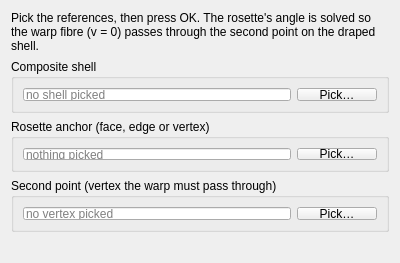
<?xml version="1.0" encoding="UTF-8"?>
<ui version="4.0">
 <class>AlignFibreRosette</class>
 <widget class="QWidget" name="AlignFibreRosette">
  <property name="geometry">
   <rect>
    <x>0</x>
    <y>0</y>
    <width>400</width>
    <height>240</height>
   </rect>
  </property>
  <property name="windowTitle">
   <string>Align Fibre Rosette</string>
  </property>
  <layout class="QVBoxLayout" name="verticalLayout">
   <item>
    <widget class="QLabel" name="lbl_instructions">
     <property name="text">
      <string>Pick the references, then press OK. The rosette's angle is solved so the warp fibre (v = 0) passes through the second point on the draped shell.</string>
     </property>
     <property name="wordWrap">
      <bool>true</bool>
     </property>
    </widget>
   </item>
   <item>
    <widget class="QGroupBox" name="grp_shell">
     <property name="title">
      <string>Composite shell</string>
     </property>
     <layout class="QGridLayout" name="grid_shell">
      <item row="0" column="0">
       <widget class="QLineEdit" name="edt_shell">
        <property name="readOnly">
         <bool>true</bool>
        </property>
        <property name="placeholderText">
         <string>no shell picked</string>
        </property>
       </widget>
      </item>
      <item row="0" column="1">
       <widget class="QPushButton" name="btn_pick_shell">
        <property name="text">
         <string>Pick…</string>
        </property>
        <property name="checkable">
         <bool>true</bool>
        </property>
       </widget>
      </item>
     </layout>
    </widget>
   </item>
   <item>
    <widget class="QGroupBox" name="grp_anchor">
     <property name="title">
      <string>Rosette anchor (face, edge or vertex)</string>
     </property>
     <layout class="QGridLayout" name="grid_anchor">
      <item row="0" column="0">
       <widget class="QLineEdit" name="edt_anchor">
        <property name="readOnly">
         <bool>true</bool>
        </property>
        <property name="placeholderText">
         <string>nothing picked</string>
        </property>
       </widget>
      </item>
      <item row="0" column="1">
       <widget class="QPushButton" name="btn_pick_anchor">
        <property name="text">
         <string>Pick…</string>
        </property>
        <property name="checkable">
         <bool>true</bool>
        </property>
       </widget>
      </item>
     </layout>
    </widget>
   </item>
   <item>
    <widget class="QGroupBox" name="grp_second">
     <property name="title">
      <string>Second point (vertex the warp must pass through)</string>
     </property>
     <layout class="QGridLayout" name="grid_second">
      <item row="0" column="0">
       <widget class="QLineEdit" name="edt_second">
        <property name="readOnly">
         <bool>true</bool>
        </property>
        <property name="placeholderText">
         <string>no vertex picked</string>
        </property>
       </widget>
      </item>
      <item row="0" column="1">
       <widget class="QPushButton" name="btn_pick_second">
        <property name="text">
         <string>Pick…</string>
        </property>
        <property name="checkable">
         <bool>true</bool>
        </property>
       </widget>
      </item>
     </layout>
    </widget>
   </item>
   <item>
    <widget class="QLabel" name="lbl_status">
     <property name="text">
      <string/>
     </property>
     <property name="wordWrap">
      <bool>true</bool>
     </property>
    </widget>
   </item>
   <item>
    <spacer name="verticalSpacer">
     <property name="orientation">
      <enum>Qt::Vertical</enum>
     </property>
     <property name="sizeHint" stdset="0">
      <size>
       <width>20</width>
       <height>10</height>
      </size>
     </property>
    </spacer>
   </item>
  </layout>
 </widget>
 <resources/>
 <connections/>
</ui>
